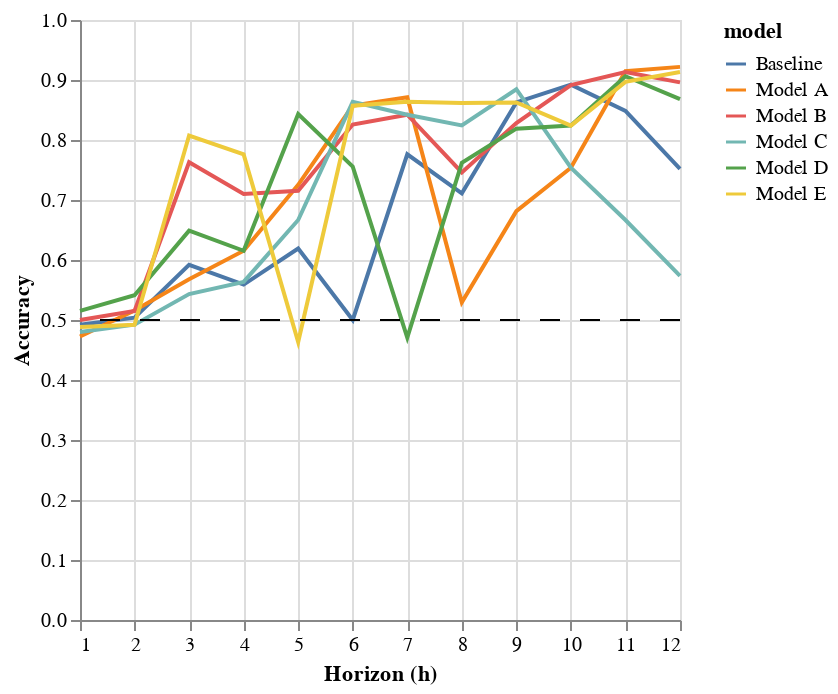

Here is the notebook cell this chart was saved with:
### Code cell
# Plot Accuracy
clf_acc_plot = (
    alt.Chart(clf_results_df)
    .mark_line()
    .encode(
        x=alt.X("horizon:Q", title="Horizon (h)", scale=alt.Scale(domain=[1, 12])),
        y=alt.Y("accuracy:Q", title="Accuracy", scale=alt.Scale(domain=[0, 1])),
        color="model",
    )
    .properties(width=300)
)

line = alt.Chart().mark_rule(strokeDash=[10, 10]).encode(y=alt.datum(0.50))

clf_acc_plot + line

### Figure 1 — Vega-Lite specification as saved in the notebook (floating-point values rounded to 4 significant figures)
{"config": {"view": {"continuousWidth": 400, "continuousHeight": 300}}, "layer": [{"data": {"name": "data-29ead43e9833be5eaedba1dad4dbc04c"}, "mark": "line", "encoding": {"color": {"field": "model", "type": "nominal"}, "x": {"field": "horizon", "scale": {"domain": [1, 12]}, "title": "Horizon (h)", "type": "quantitative"}, "y": {"field": "accuracy", "scale": {"domain": [0, 1]}, "title": "Accuracy", "type": "quantitative"}}, "width": 300}, {"data": {"name": "empty"}, "mark": {"type": "rule", "strokeDash": [10, 10]}, "encoding": {"y": {"datum": 0.5}}}], "$schema": "https://vega.github.io/schema/vega-lite/v4.17.0.json", "datasets": {"data-29ead43e9833be5eaedba1dad4dbc04c": [{"model": "Baseline", "horizon": 1, "accuracy": 0.4922, "f1-macro": 0.5095, "auroc": 0.467}, {"model": "Model A", "horizon": 1, "accuracy": 0.4724, "f1-macro": 0.4798, "auroc": 0.454}, {"model": "Model B", "horizon": 1, "accuracy": 0.5, "f1-macro": 0.5326, "auroc": 0.4608}, {"model": "Model C", "horizon": 1, "accuracy": 0.48, "f1-macro": 0.4891, "auroc": 0.4625}, {"model": "Model D", "horizon": 1, "accuracy": 0.5152, "f1-macro": 0.5221, "auroc": 0.5016}, {"model": "Model E", "horizon": 1, "accuracy": 0.4884, "f1-macro": 0.4988, "auroc": 0.4679}, {"model": "Baseline", "horizon": 2, "accuracy": 0.5039, "f1-macro": 0.5165, "auroc": 0.4721}, {"model": "Model A", "horizon": 2, "accuracy": 0.5159, "f1-macro": 0.5249, "auroc": 0.4868}, {"model": "Model B", "horizon": 2, "accuracy": 0.5149, "f1-macro": 0.529, "auroc": 0.4785}, {"model": "Model C", "horizon": 2, "accuracy": 0.4922, "f1-macro": 0.5042, "auroc": 0.4576}, {"model": "Model D", "horizon": 2, "accuracy": 0.5414, "f1-macro": 0.542, "auroc": 0.526}, {"model": "Model E", "horizon": 2, "accuracy": 0.4922, "f1-macro": 0.5042, "auroc": 0.4576}, {"model": "Baseline", "horizon": 3, "accuracy": 0.592, "f1-macro": 0.5978, "auroc": 0.5478}, {"model": "Model A", "horizon": 3, "accuracy": 0.568, "f1-macro": 0.568, "auroc": 0.5312}, {"model": "Model B", "horizon": 3, "accuracy": 0.763, "f1-macro": 0.762, "auroc": 0.744}, {"model": "Model C", "horizon": 3, "accuracy": 0.5433, "f1-macro": 0.5412, "auroc": 0.5059}, {"model": "Model D", "horizon": 3, "accuracy": 0.6489, "f1-macro": 0.6685, "auroc": 0.6091}, {"model": "Model E", "horizon": 3, "accuracy": 0.8074, "f1-macro": 0.8074, "auroc": 0.7918}, {"model": "Baseline", "horizon": 4, "accuracy": 0.5591, "f1-macro": 0.5647, "auroc": 0.5447}, {"model": "Model A", "horizon": 4, "accuracy": 0.6154, "f1-macro": 0.6331, "auroc": 0.6091}, {"model": "Model B", "horizon": 4, "accuracy": 0.7099, "f1-macro": 0.7147, "auroc": 0.7082}, {"model": "Model C", "horizon": 4, "accuracy": 0.5635, "f1-macro": 0.5728, "auroc": 0.5454}, {"model": "Model D", "horizon": 4, "accuracy": 0.6154, "f1-macro": 0.6331, "auroc": 0.6091}, {"model": "Model E", "horizon": 4, "accuracy": 0.7761, "f1-macro": 0.7839, "auroc": 0.791}, {"model": "Baseline", "horizon": 5, "accuracy": 0.619, "f1-macro": 0.6275, "auroc": 0.61}, {"model": "Model A", "horizon": 5, "accuracy": 0.7252, "f1-macro": 0.7437, "auroc": 0.7547}, {"model": "Model B", "horizon": 5, "accuracy": 0.7154, "f1-macro": 0.7262, "auroc": 0.7234}, {"model": "Model C", "horizon": 5, "accuracy": 0.6667, "f1-macro": 0.6731, "auroc": 0.6615}, {"model": "Model D", "horizon": 5, "accuracy": 0.8433, "f1-macro": 0.8467, "auroc": 0.8546}, {"model": "Model E", "horizon": 5, "accuracy": 0.4632, "f1-macro": 0.4989, "auroc": 0.3882}, {"model": "Baseline", "horizon": 6, "accuracy": 0.5, "f1-macro": 0.5313, "auroc": 0.4228}, {"model": "Model A", "horizon": 6, "accuracy": 0.8571, "f1-macro": 0.8565, "auroc": 0.8498}, {"model": "Model B", "horizon": 6, "accuracy": 0.8258, "f1-macro": 0.825, "auroc": 0.8181}, {"model": "Model C", "horizon": 6, "accuracy": 0.8636, "f1-macro": 0.8646, "auroc": 0.8623}, {"model": "Model D", "horizon": 6, "accuracy": 0.7556, "f1-macro": 0.7592, "auroc": 0.7463}, {"model": "Model E", "horizon": 6, "accuracy": 0.8571, "f1-macro": 0.8569, "auroc": 0.8504}, {"model": "Baseline", "horizon": 7, "accuracy": 0.7761, "f1-macro": 0.7813, "auroc": 0.7738}, {"model": "Model A", "horizon": 7, "accuracy": 0.8712, "f1-macro": 0.8719, "auroc": 0.869}, {"model": "Model B", "horizon": 7, "accuracy": 0.8421, "f1-macro": 0.8411, "auroc": 0.8346}, {"model": "Model C", "horizon": 7, "accuracy": 0.8421, "f1-macro": 0.8419, "auroc": 0.8349}, {"model": "Model D", "horizon": 7, "accuracy": 0.4706, "f1-macro": 0.5037, "auroc": 0.3828}, {"model": "Model E", "horizon": 7, "accuracy": 0.8636, "f1-macro": 0.8646, "auroc": 0.8623}, {"model": "Baseline", "horizon": 8, "accuracy": 0.7111, "f1-macro": 0.713, "auroc": 0.6918}, {"model": "Model A", "horizon": 8, "accuracy": 0.5294, "f1-macro": 0.5672, "auroc": 0.437}, {"model": "Model B", "horizon": 8, "accuracy": 0.746, "f1-macro": 0.7504, "auroc": 0.74}, {"model": "Model C", "horizon": 8, "accuracy": 0.8244, "f1-macro": 0.8352, "auroc": 0.8627}, {"model": "Model D", "horizon": 8, "accuracy": 0.7619, "f1-macro": 0.766, "auroc": 0.7576}, {"model": "Model E", "horizon": 8, "accuracy": 0.8615, "f1-macro": 0.8669, "auroc": 0.887}, {"model": "Baseline", "horizon": 9, "accuracy": 0.8626, "f1-macro": 0.8684, "auroc": 0.8786}, {"model": "Model A", "horizon": 9, "accuracy": 0.6815, "f1-macro": 0.6807, "auroc": 0.6466}, {"model": "Model B", "horizon": 9, "accuracy": 0.8281, "f1-macro": 0.8281, "auroc": 0.8134}, {"model": "Model C", "horizon": 9, "accuracy": 0.8846, "f1-macro": 0.8879, "auroc": 0.8949}, {"model": "Model D", "horizon": 9, "accuracy": 0.8189, "f1-macro": 0.8185, "auroc": 0.8036}, {"model": "Model E", "horizon": 9, "accuracy": 0.8626, "f1-macro": 0.8697, "auroc": 0.8879}, {"model": "Baseline", "horizon": 10, "accuracy": 0.8923, "f1-macro": 0.8951, "auroc": 0.9003}, {"model": "Model A", "horizon": 10, "accuracy": 0.7537, "f1-macro": 0.7544, "auroc": 0.7237}, {"model": "Model B", "horizon": 10, "accuracy": 0.8915, "f1-macro": 0.8909, "auroc": 0.8783}, {"model": "Model C", "horizon": 10, "accuracy": 0.7537, "f1-macro": 0.7559, "auroc": 0.7236}, {"model": "Model D", "horizon": 10, "accuracy": 0.824, "f1-macro": 0.824, "auroc": 0.809}, {"model": "Model E", "horizon": 10, "accuracy": 0.824, "f1-macro": 0.824, "auroc": 0.809}, {"model": "Baseline", "horizon": 11, "accuracy": 0.8485, "f1-macro": 0.8477, "auroc": 0.8281}, {"model": "Model A", "horizon": 11, "accuracy": 0.9147, "f1-macro": 0.9145, "auroc": 0.9036}, {"model": "Model B", "horizon": 11, "accuracy": 0.9134, "f1-macro": 0.9128, "auroc": 0.9005}, {"model": "Model C", "horizon": 11, "accuracy": 0.6667, "f1-macro": 0.6624, "auroc": 0.6286}, {"model": "Model D", "horizon": 11, "accuracy": 0.9062, "f1-macro": 0.9068, "auroc": 0.8998}, {"model": "Model E", "horizon": 11, "accuracy": 0.8968, "f1-macro": 0.8971, "auroc": 0.8881}, {"model": "Baseline", "horizon": 12, "accuracy": 0.7519, "f1-macro": 0.7488, "auroc": 0.7228}, {"model": "Model A", "horizon": 12, "accuracy": 0.9219, "f1-macro": 0.9223, "auroc": 0.9175}, {"model": "Model B", "horizon": 12, "accuracy": 0.896, "f1-macro": 0.8949, "auroc": 0.8818}, {"model": "Model C", "horizon": 12, "accuracy": 0.5735, "f1-macro": 0.5711, "auroc": 0.5184}, {"model": "Model D", "horizon": 12, "accuracy": 0.8682, "f1-macro": 0.8679, "auroc": 0.8524}, {"model": "Model E", "horizon": 12, "accuracy": 0.9134, "f1-macro": 0.9128, "auroc": 0.9005}], "empty": [{}]}}
